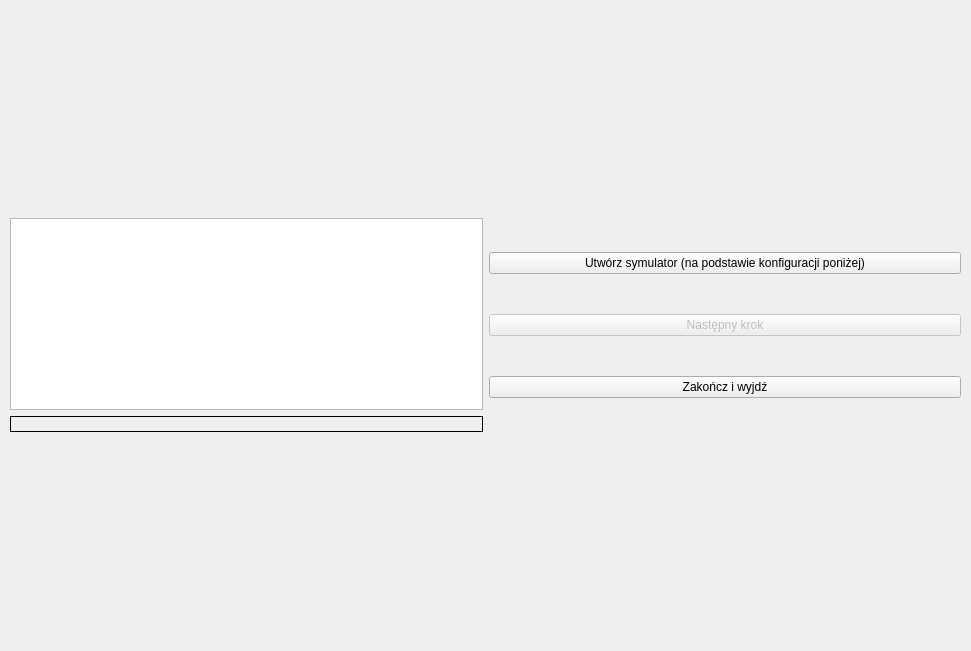
<?xml version="1.0" encoding="UTF-8"?>
<ui version="4.0">
 <class>Form</class>
 <widget class="QWidget" name="Form">
  <property name="geometry">
   <rect>
    <x>0</x>
    <y>0</y>
    <width>971</width>
    <height>651</height>
   </rect>
  </property>
  <property name="windowTitle">
   <string>Symulacja</string>
  </property>
  <widget class="QWidget" name="verticalLayoutWidget">
   <property name="geometry">
    <rect>
     <x>10</x>
     <y>10</y>
     <width>951</width>
     <height>631</height>
    </rect>
   </property>
   <layout class="QVBoxLayout" name="verticalLayout">
    <item>
     <layout class="QHBoxLayout" name="control_space">
      <item>
       <layout class="QVBoxLayout" name="verticalLayout_3">
        <item>
         <widget class="QListWidget" name="listWidget">
          <property name="sizePolicy">
           <sizepolicy hsizetype="Minimum" vsizetype="Minimum">
            <horstretch>0</horstretch>
            <verstretch>0</verstretch>
           </sizepolicy>
          </property>
         </widget>
        </item>
        <item>
         <widget class="QLabel" name="stateVectorLabel">
          <property name="sizePolicy">
           <sizepolicy hsizetype="Preferred" vsizetype="Minimum">
            <horstretch>0</horstretch>
            <verstretch>0</verstretch>
           </sizepolicy>
          </property>
          <property name="frameShape">
           <enum>QFrame::Box</enum>
          </property>
          <property name="text">
           <string/>
          </property>
         </widget>
        </item>
       </layout>
      </item>
      <item>
       <layout class="QVBoxLayout" name="buttonsAndSetupLayout">
        <item>
         <widget class="QPushButton" name="setup_button">
          <property name="text">
           <string>Utwórz symulator (na podstawie konfiguracji poniżej)</string>
          </property>
         </widget>
        </item>
        <item>
         <widget class="QPushButton" name="step_button">
          <property name="enabled">
           <bool>false</bool>
          </property>
          <property name="text">
           <string>Następny krok</string>
          </property>
         </widget>
        </item>
        <item>
         <widget class="QPushButton" name="exit_button">
          <property name="text">
           <string>Zakończ i wyjdź</string>
          </property>
         </widget>
        </item>
       </layout>
      </item>
     </layout>
    </item>
    <item>
     <layout class="QHBoxLayout" name="bloch_space"/>
    </item>
   </layout>
  </widget>
 </widget>
 <resources/>
 <connections>
  <connection>
   <sender>exit_button</sender>
   <signal>released()</signal>
   <receiver>Form</receiver>
   <slot>close()</slot>
   <hints>
    <hint type="sourcelabel">
     <x>723</x>
     <y>223</y>
    </hint>
    <hint type="destinationlabel">
     <x>485</x>
     <y>325</y>
    </hint>
   </hints>
  </connection>
 </connections>
</ui>
